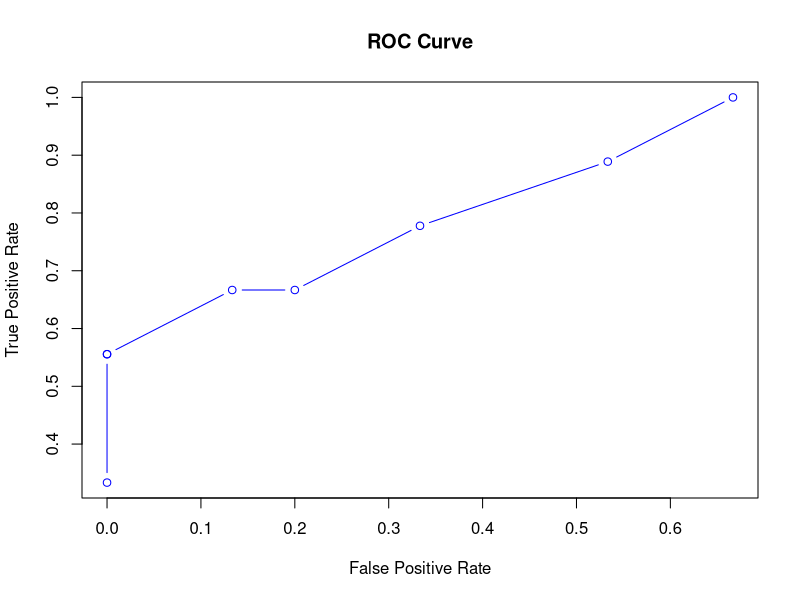

The R script that drew this image:
# load and read data 
eyes_data  <- read.csv("datasets//eyes_pred.csv", header = TRUE, sep = ";")

# Inspect dataset structure
str(eyes_data )

# Apply threshold
threshold <- 0.65
predicted_labels <- ifelse(eyes_data$UseOfGlassesPredicted >= threshold, 1, 0)
# View predicted labels
predicted_labels
# Simulated true labels (ground truth)
true_labels  <- eyes_data$UseOfGlassesActual
true_labels
# Create confusion matrix
confusion_matrix <- table(Predicted = predicted_labels, Actual = true_labels)
# Print confusion matrix
print(confusion_matrix)

# Extract values from confusion matrix
TP <- confusion_matrix[2, 2]
TN <- confusion_matrix[1, 1]
FP <- confusion_matrix[2, 1]
FN <- confusion_matrix[1, 2]

# Accuracy
accuracy <- (TP + TN) / sum(confusion_matrix)

# Precision
precision <- TP / (TP + FP)

# Recall (Sensitivity)
recall <- TP / (TP + FN)

# F1-Score
f1_score <- 2 * ((precision * recall) / (precision + recall))

# Print metrics
cat("Accuracy:", accuracy, "\n")
cat("Precision:", precision, "\n")
cat("Recall:", recall, "\n")
cat("F1-Score:", f1_score, "\n")


thresholds <- seq(0.1, 0.8, by = 0.1)
TPR_FPR <- data.frame(Threshold = thresholds, TPR = NA, FPR = NA)

for (i in 1:length(thresholds)) {
  thr <- thresholds[i]
  preds <- ifelse(eyes_data$UseOfGlassesPredicted >= thr, 1, 0)
  conf <- table(preds, true_labels)
  TP <- conf[2, 2]
  FP <- conf[2, 1]
  FN <- conf[1, 2]
  TN <- conf[1, 1]
  
  TPR_FPR$TPR[i] <- TP / (TP + FN)
  TPR_FPR$FPR[i] <- FP / (FP + TN)
}

print(TPR_FPR)


plot(TPR_FPR$FPR, TPR_FPR$TPR, type = "b", col = "blue", xlab = "False Positive Rate", ylab = "True Positive Rate", main = "ROC Curve")


